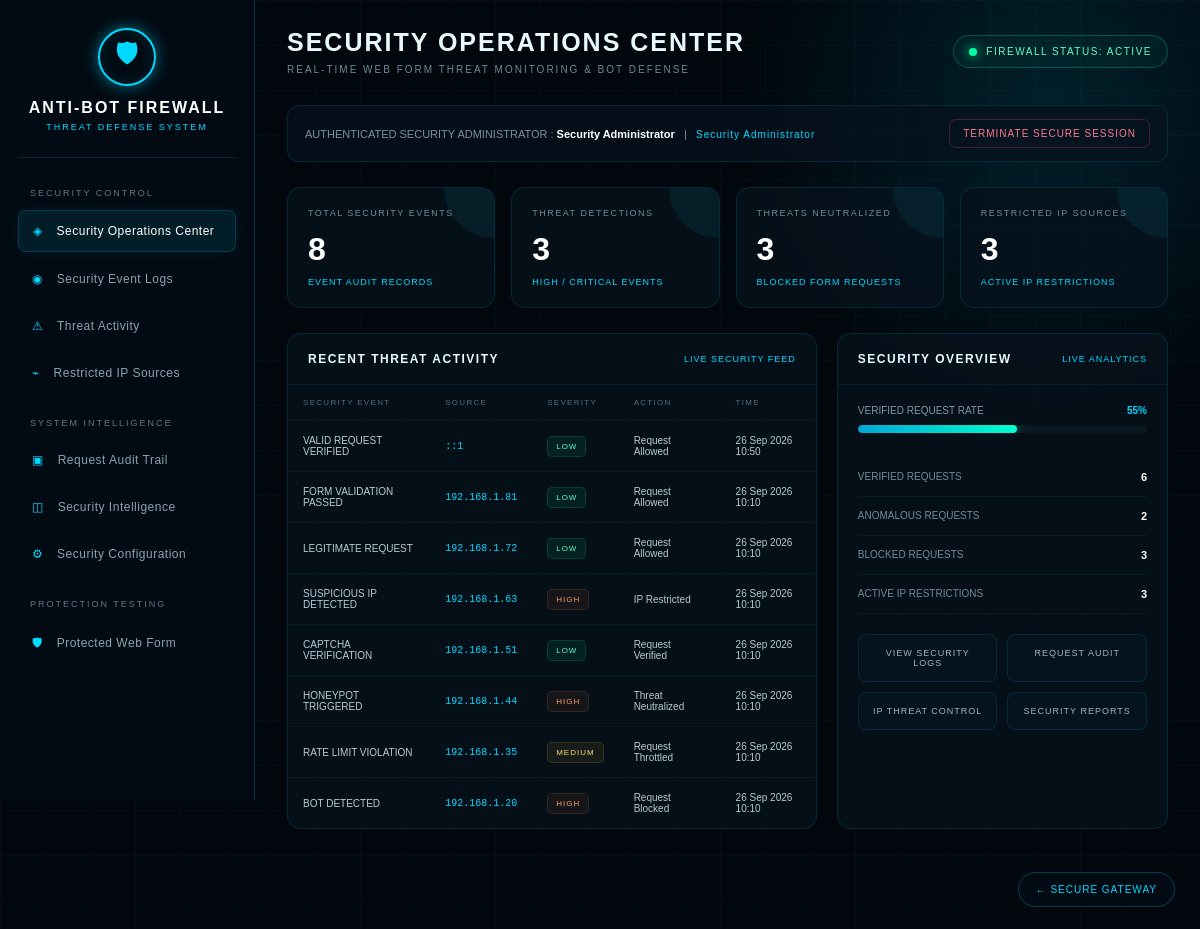
/dashboard.php (signed in), run on the app's committed database.
### tables this page shows
CREATE TABLE `security_logs` (
  `id` int(11) NOT NULL,
  `event_type` varchar(100) NOT NULL,
  `ip_address` varchar(45) NOT NULL,
  `severity` enum('LOW','MEDIUM','HIGH','CRITICAL') DEFAULT 'LOW',
  `action_taken` varchar(150) DEFAULT NULL,
  `user_agent` text DEFAULT NULL,
  `created_at` timestamp NOT NULL DEFAULT current_timestamp()
);

### dashboard.php (the view, shortened to what this page needs)
<?php
$total_events = 0;
$result = mysqli_query($conn, "SELECT COUNT(*) AS total FROM security_logs");
if ($result) {
    $row = mysqli_fetch_assoc($result);
    $total_events = (int)$row["total"];
}
$threat_detections = 0;
$result = mysqli_query(
    $conn,
    "SELECT COUNT(*) AS total
     FROM security_logs
     WHERE severity IN ('HIGH','CRITICAL')"
);
if ($result) {
    $row = mysqli_fetch_assoc($result);
    $threat_detections = (int)$row["total"];
}
$threats_neutralized = 0;
$result = mysqli_query(
    $conn,
    "SELECT COUNT(*) AS total
     FROM submissions
     WHERE verification_status = 'Blocked'"
);
if ($result) {
    $row = mysqli_fetch_assoc($result);
    $threats_neutralized = (int)$row["total"];
}
$restricted_ips = 0;
$result = mysqli_query(
    $conn,
    "SELECT COUNT(*) AS total
     FROM blocked_ips
     WHERE status = 'Active'"
);
if ($result) {
    $row = mysqli_fetch_assoc($result);
    $restricted_ips = (int)$row["total"];
}
$verified_requests = 0;
$result = mysqli_query(
    $conn,
    "SELECT COUNT(*) AS total
     FROM submissions
     WHERE verification_status = 'Verified'"
);
if ($result) {
    $row = mysqli_fetch_assoc($result);
    $verified_requests = (int)$row["total"];
}
$suspicious_requests = 0;
$result = mysqli_query(
    $conn,
    "SELECT COUNT(*) AS total
     FROM submissions
     WHERE verification_status = 'Suspicious'"
);
if ($result) {
    $row = mysqli_fetch_assoc($result);
    $suspicious_requests = (int)$row["total"];
}
$recent_logs = mysqli_query(
    $conn,
    "SELECT event_type, ip_address, severity, action_taken, created_at
     FROM security_logs
     ORDER BY id DESC
     LIMIT 8"
);
$total_requests = $verified_requests + $suspicious_requests + $threats_neutralized;
if ($total_requests > 0) {
    $security_rate = round(
        ($verified_requests / $total_requests) * 100
    );
} else {
    $security_rate = 0;
}
$admin_name = $_SESSION["admin_name"] ?? "Security Administrator";
$admin_role = $_SESSION["admin_role"] ?? "Security Administrator";
?>
<!DOCTYPE html>
<html lang="en">
<head>
</head>
<body>
<aside class="sidebar">
    <div class="logo">
        <div class="logo-icon">
            🛡
        </div>
        <h2>ANTI-BOT FIREWALL</h2>
        <p>THREAT DEFENSE SYSTEM</p>
    </div>
    <div class="nav">
        <div class="nav-title">
            SECURITY CONTROL
        </div>
        <a href="dashboard.php" class="active">
            <span>◈</span>
            Security Operations Center
        </a>
        <a href="security_logs.php">
            <span>◉</span>
            Security Event Logs
        </a>
        <a href="threat_activity.php">
            <span>⚠</span>
            Threat Activity
        </a>
        <a href="blocked_ips.php">
            <span>⌁</span>
            Restricted IP Sources
        </a>
        <div class="nav-title" style="margin-top:25px;">
            SYSTEM INTELLIGENCE
        </div>
        <a href="request_audit.php">
            <span>▣</span>
            Request Audit Trail
        </a>
        <a href="security_reports.php">
            <span>◫</span>
            Security Intelligence
        </a>
        <a href="security_settings.php">
            <span>⚙</span>
            Security Configuration
        </a>
        <div class="nav-title" style="margin-top:25px;">
            PROTECTION TESTING
        </div>
        <a href="protected_form.php">
            <span>🛡</span>
            Protected Web Form
        </a>
    </div>
</aside>
<main class="main">
    <div class="topbar">
        <div class="top-title">
            <h1>SECURITY OPERATIONS CENTER</h1>
            <p>
                REAL-TIME WEB FORM THREAT MONITORING & BOT DEFENSE
            </p>
        </div>
        <div class="status">
            <div class="status-dot"></div>
            FIREWALL STATUS: ACTIVE
        </div>
    </div>
    <div class="admin-bar">
        <div class="admin-info">
            AUTHENTICATED SECURITY ADMINISTRATOR :
            <strong>
                <?= htmlspecialchars($admin_name) ?>
            </strong>
            &nbsp; | &nbsp;
            <span class="admin-role">
                <?= htmlspecialchars($admin_role) ?>
            </span>
        </div>
        <a href="logout.php" class="logout">
            TERMINATE SECURE SESSION
        </a>
    </div>
    <div class="stats">
        <div class="card">
            <div class="card-label">
                TOTAL SECURITY EVENTS
            </div>
            <div class="card-number">
                <?= $total_events ?>
            </div>
            <div class="card-sub">
                EVENT AUDIT RECORDS
            </div>
        </div>
        <div class="card">
            <div class="card-label">
                THREAT DETECTIONS
            </div>
            <div class="card-number">
                <?= $threat_detections ?>
            </div>
            <div class="card-sub">
                HIGH / CRITICAL EVENTS
            </div>
        </div>
        <div class="card">
            <div class="card-label">
                THREATS NEUTRALIZED
            </div>
            <div class="card-number">
                <?= $threats_neutralized ?>
            </div>
            <div class="card-sub">
                BLOCKED FORM REQUESTS
            </div>
        </div>
        <div class="card">
            <div class="card-label">
                RESTRICTED IP SOURCES
            </div>
            <div class="card-number">
                <?= $restricted_ips ?>
            </div>
            <div class="card-sub">
                ACTIVE IP RESTRICTIONS
            </div>
        </div>
    </div>
    <div class="content-grid">
        <section class="panel">
            <div class="panel-header">
                <h3>
                    RECENT THREAT ACTIVITY
                </h3>
                <span>
                    LIVE SECURITY FEED
                </span>
            </div>
            <div class="table-wrap">
                <table>
                    <thead>
                        <tr>
                            <th>
                                SECURITY EVENT
                            </th>
                            <th>
                                SOURCE
                            </th>
                            <th>
                                SEVERITY
                            </th>
                            <th>
                                ACTION
                            </th>
                            <th>
                                TIME
                            </th>
                        </tr>
                    </thead>
                    <tbody>
                    <?php if ($recent_logs && mysqli_num_rows($recent_logs) > 0): ?>
                        <?php while ($log = mysqli_fetch_assoc($recent_logs)): ?>
                            <tr>
                                <td>
                                    <?= htmlspecialchars($log["event_type"]) ?>
                                </td>
                                <td class="ip">
                                    <?= htmlspecialchars($log["ip_address"]) ?>
                                </td>
                                <td>
                                    <?php
                                    $severity = strtoupper($log["severity"]);
                                    $severity_class = strtolower($severity);
                                    ?>
                                    <span class="badge <?= $severity_class ?>">
                                        <?= htmlspecialchars($severity) ?>
                                    </span>
                                </td>
                                <td>
                                    <?= htmlspecialchars($log["action_taken"] ?? "-") ?>
                                </td>
                                <td>
                                    <?= date(
                                        "d M Y H:i",
                                        strtotime($log["created_at"])
                                    ) ?>
                                </td>
                            </tr>
                        <?php endwhile; ?>
                    <?php endif; ?>
                    </tbody>
                </table>
            </div>
        </section>
        <section class="panel">
            <div class="panel-header">
                <h3>
                    SECURITY OVERVIEW
                </h3>
                <span>
                    LIVE ANALYTICS
                </span>
            </div>
            <div class="overview">
                <div class="security-meter">
                    <div class="meter-top">
                        <span>
                            VERIFIED REQUEST RATE
                        </span>
                        <span class="meter-value">
                            <?= $security_rate ?>%
                        </span>
                    </div>
                    <div class="meter">
                        <div class="meter-fill"></div>
                    </div>
                </div>
                <div class="overview-item">
                    <span>
                        VERIFIED REQUESTS
                    </span>
                    <span>
                        <?= $verified_requests ?>
                    </span>
                </div>
                <div class="overview-item">
                    <span>
                        ANOMALOUS REQUESTS
                    </span>
                    <span>
                        <?= $suspicious_requests ?>
                    </span>
                </div>
                <div class="overview-item">
                    <span>
                        BLOCKED REQUESTS
                    </span>
                    <span>
                        <?= $threats_neutralized ?>
                    </span>
                </div>
                <div class="overview-item">
                    <span>
                        ACTIVE IP RESTRICTIONS
                    </span>
                    <span>
                        <?= $restricted_ips ?>
                    </span>
                </div>
                <div class="actions">
                    <a href="security_logs.php" class="action">
                        VIEW SECURITY LOGS
                    </a>
                    <a href="request_audit.php" class="action">
                        REQUEST AUDIT
                    </a>
                    <a href="blocked_ips.php" class="action">
                        IP THREAT CONTROL
                    </a>
                    <a href="security_reports.php" class="action">
                        SECURITY REPORTS
                    </a>
                </div>
            </div>
        </section>
    </div>
</main>
<a href="index.php" class="back-btn">
    ← SECURE GATEWAY
</a>
</body>
</html>

### data on the page
security_logs: event_type "VALID REQUEST VERIFIED", ip_address "::1", severity "LOW", action_taken "Request Allowed", created_at "26 Sep 2026 10:50"
security_logs: event_type "FORM VALIDATION PASSED", ip_address "192.168.1.81", severity "LOW", action_taken "Request Allowed", created_at "26 Sep 2026 10:10"
security_logs: event_type "LEGITIMATE REQUEST", ip_address "192.168.1.72", severity "LOW", action_taken "Request Allowed", created_at "26 Sep 2026 10:10"
security_logs: event_type "SUSPICIOUS IP DETECTED", ip_address "192.168.1.63", severity "HIGH", action_taken "IP Restricted", created_at "26 Sep 2026 10:10"
security_logs: event_type "CAPTCHA VERIFICATION", ip_address "192.168.1.51", severity "LOW", action_taken "Request Verified", created_at "26 Sep 2026 10:10"
security_logs: event_type "HONEYPOT TRIGGERED", ip_address "192.168.1.44", severity "HIGH", action_taken "Threat Neutralized", created_at "26 Sep 2026 10:10"
security_logs: event_type "RATE LIMIT VIOLATION", ip_address "192.168.1.35", severity "MEDIUM", action_taken "Request Throttled", created_at "26 Sep 2026 10:10"
security_logs: event_type "BOT DETECTED", ip_address "192.168.1.20", severity "HIGH", action_taken "Request Blocked", created_at "26 Sep 2026 10:10"

### other printed values
$admin_name "Security Administrator"
$admin_role "Security Administrator"
$total_events "8"
$threat_detections "3"
$threats_neutralized "3"
$restricted_ips "3"
$security_rate "55"
$verified_requests "6"
$suspicious_requests "2"
